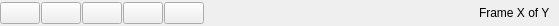
<?xml version="1.0" encoding="UTF-8"?>
<ui version="4.0">
 <class>Player</class>
 <widget class="QWidget" name="Player">
  <property name="geometry">
   <rect>
    <x>0</x>
    <y>0</y>
    <width>559</width>
    <height>26</height>
   </rect>
  </property>
  <property name="sizePolicy">
   <sizepolicy hsizetype="Preferred" vsizetype="Fixed">
    <horstretch>0</horstretch>
    <verstretch>0</verstretch>
   </sizepolicy>
  </property>
  <property name="windowTitle">
   <string>Form</string>
  </property>
  <layout class="QHBoxLayout" name="horizontalLayout">
   <property name="spacing">
    <number>1</number>
   </property>
   <property name="margin">
    <number>0</number>
   </property>
   <item>
    <widget class="QPushButton" name="beginButton">
     <property name="toolTip">
      <string>First frame</string>
     </property>
     <property name="text">
      <string/>
     </property>
     <property name="icon">
      <iconset>
       <normaloff>:/icons/player/icons/player/PlayerStart.png</normaloff>:/icons/player/icons/player/PlayerStart.png</iconset>
     </property>
    </widget>
   </item>
   <item>
    <widget class="QPushButton" name="previousButton">
     <property name="toolTip">
      <string>Previous frame</string>
     </property>
     <property name="text">
      <string/>
     </property>
     <property name="icon">
      <iconset>
       <normaloff>:/icons/player/icons/player/PlayerRew.png</normaloff>:/icons/player/icons/player/PlayerRew.png</iconset>
     </property>
    </widget>
   </item>
   <item>
    <widget class="QPushButton" name="playButton">
     <property name="sizePolicy">
      <sizepolicy hsizetype="Fixed" vsizetype="Fixed">
       <horstretch>0</horstretch>
       <verstretch>0</verstretch>
      </sizepolicy>
     </property>
     <property name="toolTip">
      <string>Play/Pause</string>
     </property>
     <property name="text">
      <string/>
     </property>
     <property name="icon">
      <iconset>
       <normaloff>:/icons/player/icons/player/PlayerPlay.png</normaloff>:/icons/player/icons/player/PlayerPlay.png</iconset>
     </property>
    </widget>
   </item>
   <item>
    <widget class="QPushButton" name="nextButton">
     <property name="toolTip">
      <string>Next frame</string>
     </property>
     <property name="text">
      <string/>
     </property>
     <property name="icon">
      <iconset>
       <normaloff>:/icons/player/icons/player/PlayerFwd.png</normaloff>:/icons/player/icons/player/PlayerFwd.png</iconset>
     </property>
    </widget>
   </item>
   <item>
    <widget class="QPushButton" name="endButton">
     <property name="toolTip">
      <string>Last frame</string>
     </property>
     <property name="text">
      <string/>
     </property>
     <property name="icon">
      <iconset>
       <normaloff>:/icons/player/icons/player/PlayerEnd.png</normaloff>:/icons/player/icons/player/PlayerEnd.png</iconset>
     </property>
    </widget>
   </item>
   <item>
    <spacer name="horizontalSpacer">
     <property name="orientation">
      <enum>Qt::Horizontal</enum>
     </property>
     <property name="sizeHint" stdset="0">
      <size>
       <width>40</width>
       <height>20</height>
      </size>
     </property>
    </spacer>
   </item>
   <item>
    <widget class="QLabel" name="label">
     <property name="minimumSize">
      <size>
       <width>80</width>
       <height>0</height>
      </size>
     </property>
     <property name="text">
      <string>Frame X of Y</string>
     </property>
    </widget>
   </item>
  </layout>
 </widget>
 <resources/>
 <connections/>
</ui>
